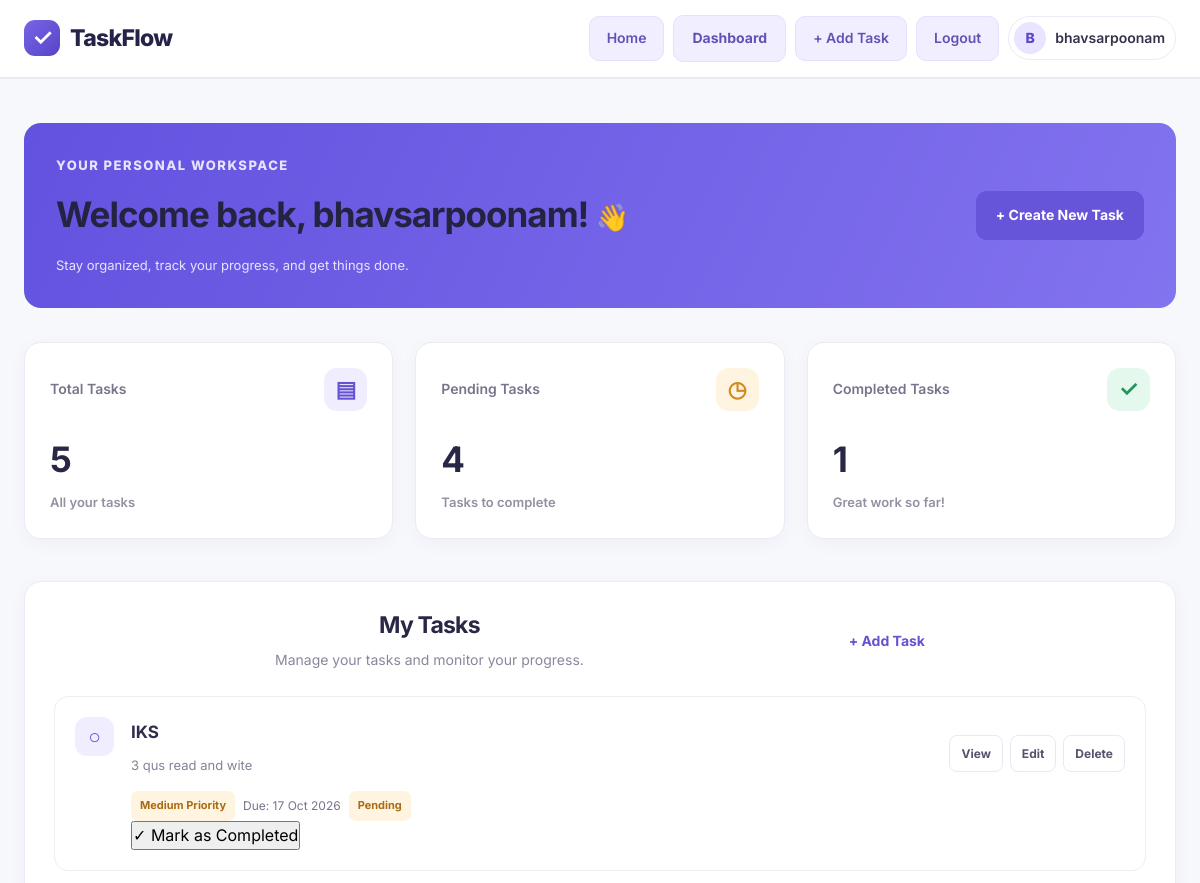
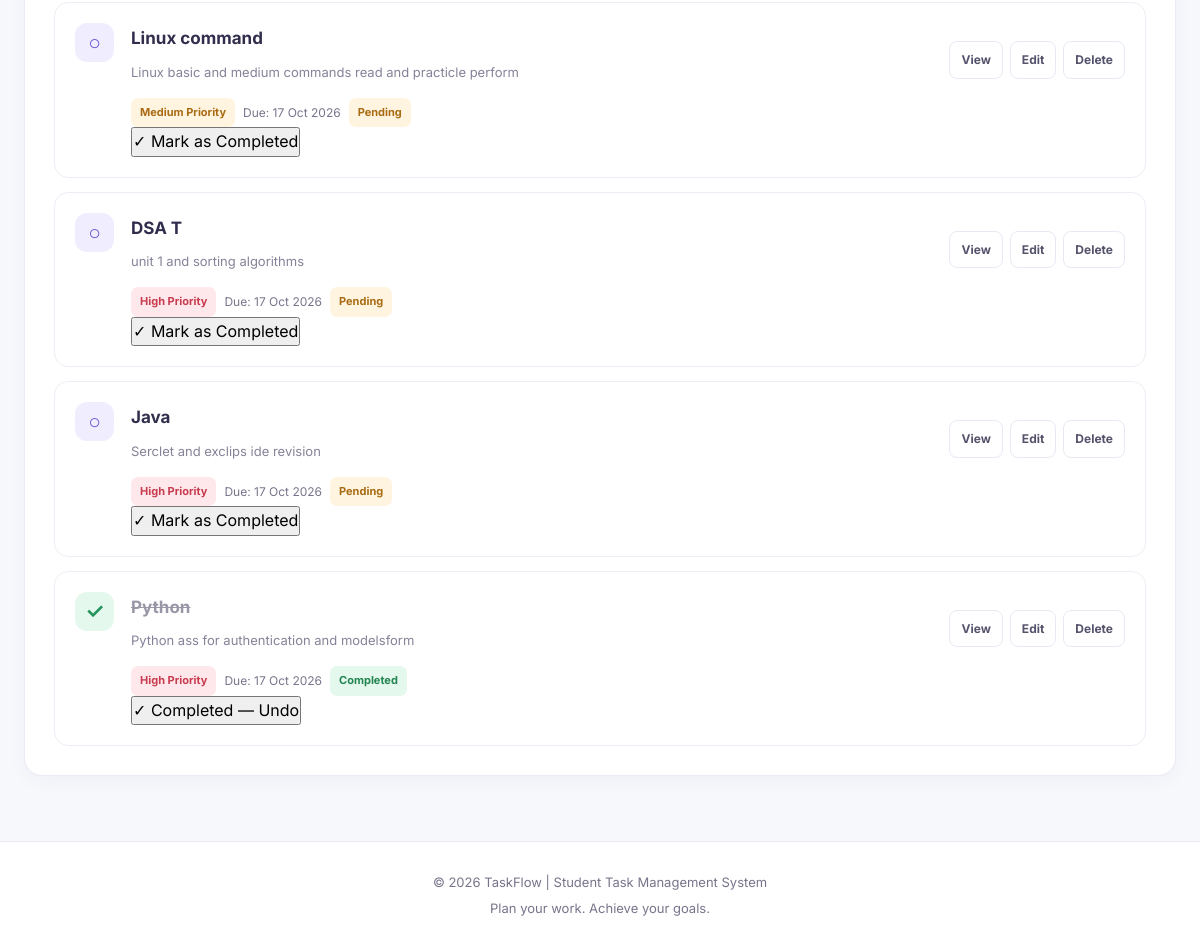
The page /dashboard/ (signed in) on the database its author committed (2 pictures, top to bottom).
### tasks/models.py (models this page shows, shortened)
class Task(models.Model):
    PRIORITY_CHOICES = [
        ('Low', 'Low'),
        ('Medium', 'Medium'),
        ('High', 'High'),
    ]
    user = models.ForeignKey(
        User,
        on_delete=models.CASCADE,
        related_name='tasks'
    )
    title = models.CharField(max_length=200)
    description = models.TextField(blank=True)
    priority = models.CharField(
        max_length=10,
        choices=PRIORITY_CHOICES,
        default='Medium'
    )
    due_date = models.DateField(null=True, blank=True)
    completed = models.BooleanField(default=False)
    created_at = models.DateTimeField(auto_now_add=True)

### tasks/views.py (the view)
# urls.py: path('dashboard/', views.dashboard, name='dashboard'),
@login_required
def dashboard(request):
    tasks = Task.objects.filter(user=request.user).order_by('-created_at')
    total_tasks = tasks.count()
    completed_tasks = tasks.filter(completed=True).count()
    pending_tasks = tasks.filter(completed=False).count()
    context = {
        'tasks': tasks,
        'total_tasks': total_tasks,
        'completed_tasks': completed_tasks,
        'pending_tasks': pending_tasks,
    }
    return render(request, 'tasks/dashboard.html', context)

### templates/tasks/dashboard.html (shortened to what this page needs)
{% extends 'tasks/base.html' %}
{% block content %}
<div class="dashboard-page">
    <section class="dashboard-welcome">
        <div>
            <p class="dashboard-eyebrow">YOUR PERSONAL WORKSPACE</p>
            <h1>
                Welcome back, {{ user.get_full_name|default:user.username }}!
                <span class="wave">👋</span>
            </h1>
            <p class="dashboard-subtitle">
                Stay organized, track your progress, and get things done.
            </p>
        </div>
        <a href="{% url 'add_task' %}" class="primary-button">
            + Create New Task
        </a>
    </section>
    <section class="stats-grid">
        <div class="stat-card total-stat">
            <div class="stat-top">
                <span class="stat-label">Total Tasks</span>
                <span class="stat-icon">▤</span>
            </div>
            <h2>{{ total_tasks }}</h2>
            <p>All your tasks</p>
        </div>
        <div class="stat-card pending-stat">
            <div class="stat-top">
                <span class="stat-label">Pending Tasks</span>
                <span class="stat-icon">◷</span>
            </div>
            <h2>{{ pending_tasks }}</h2>
            <p>Tasks to complete</p>
        </div>
        <div class="stat-card completed-stat">
            <div class="stat-top">
                <span class="stat-label">Completed Tasks</span>
                <span class="stat-icon">✓</span>
            </div>
            <h2>{{ completed_tasks }}</h2>
            <p>Great work so far!</p>
        </div>
    </section>
    <section class="tasks-section">
        <div class="section-heading">
            <div>
                <h2>My Tasks</h2>
                <p>Manage your tasks and monitor your progress.</p>
            </div>
            <a href="{% url 'add_task' %}" class="text-link">
                + Add Task
            </a>
        </div>
        {% if tasks %}
            <div class="task-list">
                {% for task in tasks %}
                    <article class="dashboard-task-card">
                        <div class="task-status-icon {% if task.completed %}status-completed{% else %}status-pending{% endif %}">
                            {% if task.completed %}
                                ✓
                            {% else %}
                                ○
                            {% endif %}
                        </div>
                        <div class="task-main-info">
                            <h3 class="{% if task.completed %}completed-title{% endif %}">
                                {{ task.title }}
                            </h3>
                            <p class="task-description">
                                {% if task.description %}
                                    {{ task.description|truncatewords:18 }}
                                {% else %}
                                    No description added.
                                {% endif %}
                            </p>
                            <div class="task-meta">
                                <span class="priority-badge priority-{{ task.priority|lower }}">
                                    {{ task.priority }} Priority
                                </span>
                                {% if task.due_date %}
                                    <span class="due-date">
                                        Due: {{ task.due_date|date:"d M Y" }}
                                    </span>
                                {% endif %}
                                {% if task.completed %}
                                    <span class="completion-badge">
                                        Completed
                                    </span>
                                {% else %}
                                    <span class="pending-badge">
                                        Pending
                                    </span>
                                {% endif %}
                            </div>
                            <form method="post"
                                  action="{% url 'toggle_task' task.pk %}"
                                  class="complete-task-form">
                                {% if task.completed %}
                                    <button type="submit"
                                            class="complete-task-button completed-button">
                                        ✓ Completed — Undo
                                    </button>
                                {% else %}
                                    <button type="submit"
                                            class="complete-task-button">
                                        ✓ Mark as Completed
                                    </button>
                                {% endif %}
                            </form>
                        </div>
                        <div class="task-actions">
                            <a href="{% url 'task_detail' task.pk %}"
                               class="action-button view-action">
                                View
                            </a>
                            <a href="{% url 'edit_task' task.pk %}"
                               class="action-button edit-action">
                                Edit
                            </a>
                            <a href="{% url 'delete_task' task.pk %}"
                               class="action-button delete-action">
                                Delete
                            </a>
                        </div>
                    </article>
                {% endfor %}
            </div>
        {% endif %}
    </section>
</div>
{% endblock %}

### templates/tasks/base.html (shortened to what this page needs)
{% load static %}
<!DOCTYPE html>
<html lang="en">
<head>
    <link rel="stylesheet" href="{% static 'css/style.css' %}">
</head>
<body>
    <header class="main-header">
        <div class="navbar">
            <a href="{% url 'home' %}" class="brand">
                <span class="brand-icon">✓</span>
                <span>TaskFlow</span>
            </a>
            <nav class="nav-links">
                <a href="{% url 'home' %}" class="nav-button">
                    Home
                </a>
                {% if user.is_authenticated %}
                    <a href="{% url 'dashboard' %}" class="nav-button">
                        Dashboard
                    </a>
                    <a href="{% url 'add_task' %}" class="nav-button">
                        + Add Task
                    </a>
                    <form method="post" action="{% url 'logout' %}" class="logout-form">
                        <button type="submit" class="nav-button logout-button">
                            Logout
                        </button>
                    </form>
                    <div class="user-menu">
                        <span class="user-avatar">
                            {{ user.username|first|upper }}
                        </span>
                        <span class="nav-username">
                            {{ user.get_full_name|default:user.username }}
                        </span>
                    </div>
                {% endif %}
            </nav>
        </div>
    </header>
    <main class="main-content">
        {% block content %}
        {% endblock %}
    </main>
    <footer class="main-footer">
        <p>© 2026 TaskFlow | Student Task Management System</p>
        <p>Plan your work. Achieve your goals.</p>
    </footer>
</body>
</html>

### rows shown on the page
Task: title "IKS", description "3 qus read and wite", priority "Medium", due_date "17 Oct 2026", completed "Pending"
Task: title "Linux command", description "Linux basic and medium commands read and practicle perform", priority "Medium", due_date "17 Oct 2026", completed "Pending"
Task: title "DSA T", description "unit 1 and sorting algorithms", priority "High", due_date "17 Oct 2026", completed "Pending"
Task: title "Java", description "Serclet and exclips ide revision", priority "High", due_date "17 Oct 2026", completed "Pending"
Task: title "Python", description "Python ass for authentication and modelsform", priority "High", due_date "17 Oct 2026", completed "Completed"

### other values the page prints
{{ user.username|first|upper }} "B"
{{ user.get_full_name|default:user.username }} "bhavsarpoonam"
{{ total_tasks }} "5"
{{ pending_tasks }} "4"
{{ completed_tasks }} "1"
